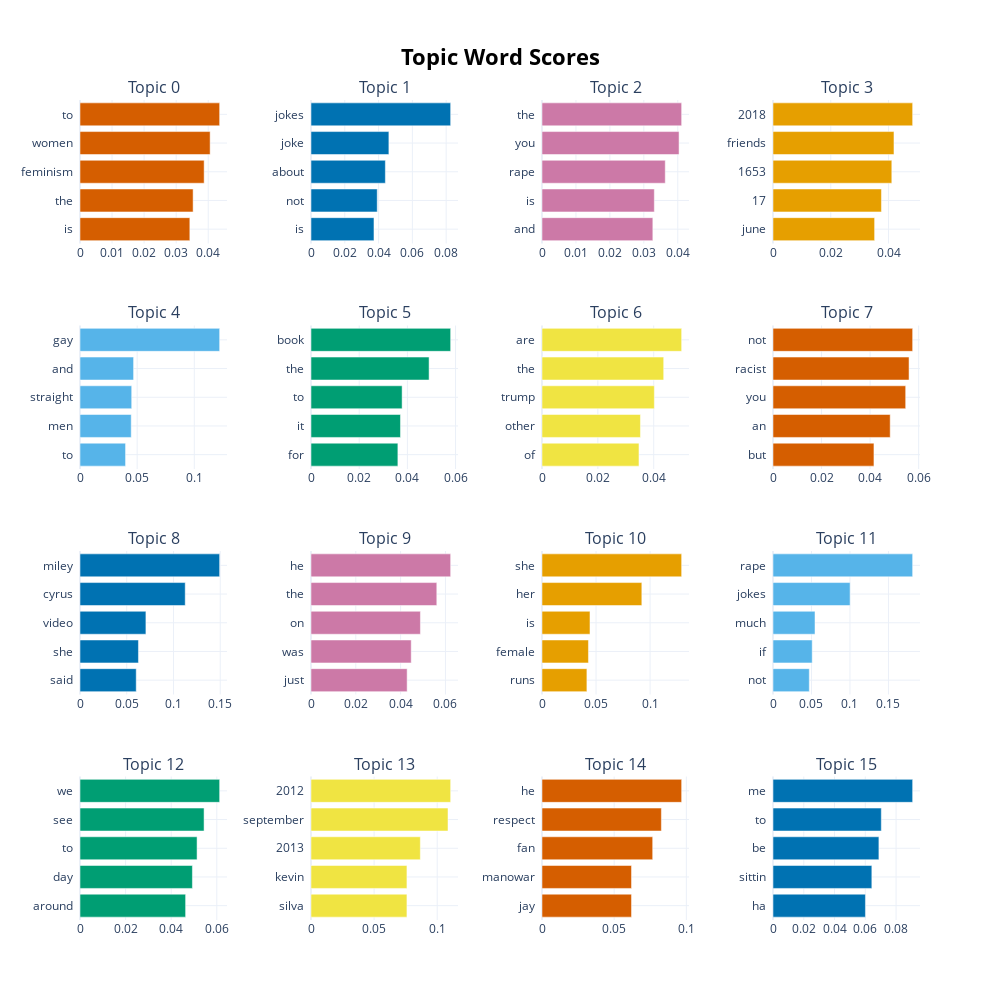

Notebook source saved alongside this figure:
### Code cell
raw_topic_models[1].visualize_barchart(top_n_topics=20)

### Figure 1 — Plotly figure (JSON) as saved in the notebook; plotly's stock layout.template omitted (floating-point values rounded to 4 significant figures)
{"data": [{"marker": {"color": "#D55E00"}, "orientation": "h", "type": "bar", "x": [0.03426, 0.03528, 0.03872, 0.04059, 0.04356], "xaxis": "x", "y": ["is  ", "the  ", "feminism  ", "women  ", "to  "], "yaxis": "y"}, {"marker": {"color": "#0072B2"}, "orientation": "h", "type": "bar", "x": [0.03728, 0.03921, 0.04401, 0.0461, 0.08265], "xaxis": "x2", "y": ["is  ", "not  ", "about  ", "joke  ", "jokes  "], "yaxis": "y2"}, {"marker": {"color": "#CC79A7"}, "orientation": "h", "type": "bar", "x": [0.03265, 0.03309, 0.03631, 0.04038, 0.04114], "xaxis": "x3", "y": ["and  ", "is  ", "rape  ", "you  ", "the  "], "yaxis": "y3"}, {"marker": {"color": "#E69F00"}, "orientation": "h", "type": "bar", "x": [0.03519, 0.03755, 0.04114, 0.04189, 0.04836], "xaxis": "x4", "y": ["june  ", "17  ", "1653  ", "friends  ", "2018  "], "yaxis": "y4"}, {"marker": {"color": "#56B4E9"}, "orientation": "h", "type": "bar", "x": [0.03987, 0.04484, 0.04524, 0.0469, 0.1222], "xaxis": "x5", "y": ["to  ", "men  ", "straight  ", "and  ", "gay  "], "yaxis": "y5"}, {"marker": {"color": "#009E73"}, "orientation": "h", "type": "bar", "x": [0.03606, 0.03714, 0.03781, 0.04901, 0.05796], "xaxis": "x6", "y": ["for  ", "it  ", "to  ", "the  ", "book  "], "yaxis": "y6"}, {"marker": {"color": "#F0E442"}, "orientation": "h", "type": "bar", "x": [0.03472, 0.03525, 0.04022, 0.04357, 0.04999], "xaxis": "x7", "y": ["of  ", "other  ", "trump  ", "the  ", "are  "], "yaxis": "y7"}, {"marker": {"color": "#D55E00"}, "orientation": "h", "type": "bar", "x": [0.04158, 0.04828, 0.05466, 0.05604, 0.05753], "xaxis": "x8", "y": ["but  ", "an  ", "you  ", "racist  ", "not  "], "yaxis": "y8"}, {"marker": {"color": "#0072B2"}, "orientation": "h", "type": "bar", "x": [0.06015, 0.06252, 0.07051, 0.1126, 0.1494], "xaxis": "x9", "y": ["said  ", "she  ", "video  ", "cyrus  ", "miley  "], "yaxis": "y9"}, {"marker": {"color": "#CC79A7"}, "orientation": "h", "type": "bar", "x": [0.04291, 0.04473, 0.04883, 0.05614, 0.06233], "xaxis": "x10", "y": ["just  ", "was  ", "on  ", "the  ", "he  "], "yaxis": "y10"}, {"marker": {"color": "#E69F00"}, "orientation": "h", "type": "bar", "x": [0.04155, 0.04298, 0.04441, 0.09237, 0.1292], "xaxis": "x11", "y": ["runs  ", "female  ", "is  ", "her  ", "she  "], "yaxis": "y11"}, {"marker": {"color": "#56B4E9"}, "orientation": "h", "type": "bar", "x": [0.04715, 0.05096, 0.05458, 0.1002, 0.1814], "xaxis": "x12", "y": ["not  ", "if  ", "much  ", "jokes  ", "rape  "], "yaxis": "y12"}, {"marker": {"color": "#009E73"}, "orientation": "h", "type": "bar", "x": [0.04632, 0.0493, 0.05135, 0.05442, 0.06125], "xaxis": "x13", "y": ["around  ", "day  ", "to  ", "see  ", "we  "], "yaxis": "y13"}, {"marker": {"color": "#F0E442"}, "orientation": "h", "type": "bar", "x": [0.07601, 0.07601, 0.08662, 0.1085, 0.1106], "xaxis": "x14", "y": ["silva  ", "kevin  ", "2013  ", "september  ", "2012  "], "yaxis": "y14"}, {"marker": {"color": "#D55E00"}, "orientation": "h", "type": "bar", "x": [0.06201, 0.06201, 0.07668, 0.08271, 0.09675], "xaxis": "x15", "y": ["jay  ", "manowar  ", "fan  ", "respect  ", "he  "], "yaxis": "y15"}, {"marker": {"color": "#0072B2"}, "orientation": "h", "type": "bar", "x": [0.06008, 0.06425, 0.06884, 0.0704, 0.09078], "xaxis": "x16", "y": ["ha  ", "sittin  ", "be  ", "to  ", "me  "], "yaxis": "y16"}], "layout": {"annotations": [{"font": {"size": 16}, "showarrow": false, "text": "Topic 0", "x": 0.0875, "xanchor": "center", "xref": "paper", "y": 1, "yanchor": "bottom", "yref": "paper"}, {"font": {"size": 16}, "showarrow": false, "text": "Topic 1", "x": 0.3625, "xanchor": "center", "xref": "paper", "y": 1, "yanchor": "bottom", "yref": "paper"}, {"font": {"size": 16}, "showarrow": false, "text": "Topic 2", "x": 0.6375, "xanchor": "center", "xref": "paper", "y": 1, "yanchor": "bottom", "yref": "paper"}, {"font": {"size": 16}, "showarrow": false, "text": "Topic 3", "x": 0.9125, "xanchor": "center", "xref": "paper", "y": 1, "yanchor": "bottom", "yref": "paper"}, {"font": {"size": 16}, "showarrow": false, "text": "Topic 4", "x": 0.0875, "xanchor": "center", "xref": "paper", "y": 0.725, "yanchor": "bottom", "yref": "paper"}, {"font": {"size": 16}, "showarrow": false, "text": "Topic 5", "x": 0.3625, "xanchor": "center", "xref": "paper", "y": 0.725, "yanchor": "bottom", "yref": "paper"}, {"font": {"size": 16}, "showarrow": false, "text": "Topic 6", "x": 0.6375, "xanchor": "center", "xref": "paper", "y": 0.725, "yanchor": "bottom", "yref": "paper"}, {"font": {"size": 16}, "showarrow": false, "text": "Topic 7", "x": 0.9125, "xanchor": "center", "xref": "paper", "y": 0.725, "yanchor": "bottom", "yref": "paper"}, {"font": {"size": 16}, "showarrow": false, "text": "Topic 8", "x": 0.0875, "xanchor": "center", "xref": "paper", "y": 0.45, "yanchor": "bottom", "yref": "paper"}, {"font": {"size": 16}, "showarrow": false, "text": "Topic 9", "x": 0.3625, "xanchor": "center", "xref": "paper", "y": 0.45, "yanchor": "bottom", "yref": "paper"}, {"font": {"size": 16}, "showarrow": false, "text": "Topic 10", "x": 0.6375, "xanchor": "center", "xref": "paper", "y": 0.45, "yanchor": "bottom", "yref": "paper"}, {"font": {"size": 16}, "showarrow": false, "text": "Topic 11", "x": 0.9125, "xanchor": "center", "xref": "paper", "y": 0.45, "yanchor": "bottom", "yref": "paper"}, {"font": {"size": 16}, "showarrow": false, "text": "Topic 12", "x": 0.0875, "xanchor": "center", "xref": "paper", "y": 0.175, "yanchor": "bottom", "yref": "paper"}, {"font": {"size": 16}, "showarrow": false, "text": "Topic 13", "x": 0.3625, "xanchor": "center", "xref": "paper", "y": 0.175, "yanchor": "bottom", "yref": "paper"}, {"font": {"size": 16}, "showarrow": false, "text": "Topic 14", "x": 0.6375, "xanchor": "center", "xref": "paper", "y": 0.175, "yanchor": "bottom", "yref": "paper"}, {"font": {"size": 16}, "showarrow": false, "text": "Topic 15", "x": 0.9125, "xanchor": "center", "xref": "paper", "y": 0.175, "yanchor": "bottom", "yref": "paper"}], "height": 1000, "hoverlabel": {"bgcolor": "white", "font": {"family": "Rockwell", "size": 16}}, "showlegend": false, "title": {"font": {"color": "Black", "size": 22}, "text": "<b>Topic Word Scores", "x": 0.5, "xanchor": "center", "yanchor": "top"}, "width": 1000, "xaxis": {"anchor": "y", "autorange": true, "domain": [0, 0.175], "range": [0, 0.04585], "showgrid": true, "type": "linear"}, "xaxis10": {"anchor": "y10", "autorange": true, "domain": [0.275, 0.45], "range": [0, 0.06561], "showgrid": true, "type": "linear"}, "xaxis11": {"anchor": "y11", "autorange": true, "domain": [0.55, 0.725], "range": [0, 0.136], "showgrid": true, "type": "linear"}, "xaxis12": {"anchor": "y12", "autorange": true, "domain": [0.825, 1], "range": [0, 0.191], "showgrid": true, "type": "linear"}, "xaxis13": {"anchor": "y13", "autorange": true, "domain": [0, 0.175], "range": [0, 0.06447], "showgrid": true, "type": "linear"}, "xaxis14": {"anchor": "y14", "autorange": true, "domain": [0.275, 0.45], "range": [0, 0.1165], "showgrid": true, "type": "linear"}, "xaxis15": {"anchor": "y15", "autorange": true, "domain": [0.55, 0.725], "range": [0, 0.1018], "showgrid": true, "type": "linear"}, "xaxis16": {"anchor": "y16", "autorange": true, "domain": [0.825, 1], "range": [0, 0.09556], "showgrid": true, "type": "linear"}, "xaxis2": {"anchor": "y2", "autorange": true, "domain": [0.275, 0.45], "range": [0, 0.087], "showgrid": true, "type": "linear"}, "xaxis3": {"anchor": "y3", "autorange": true, "domain": [0.55, 0.725], "range": [0, 0.04331], "showgrid": true, "type": "linear"}, "xaxis4": {"anchor": "y4", "autorange": true, "domain": [0.825, 1], "range": [0, 0.0509], "showgrid": true, "type": "linear"}, "xaxis5": {"anchor": "y5", "autorange": true, "domain": [0, 0.175], "range": [0, 0.1286], "showgrid": true, "type": "linear"}, "xaxis6": {"anchor": "y6", "autorange": true, "domain": [0.275, 0.45], "range": [0, 0.06101], "showgrid": true, "type": "linear"}, "xaxis7": {"anchor": "y7", "autorange": true, "domain": [0.55, 0.725], "range": [0, 0.05263], "showgrid": true, "type": "linear"}, "xaxis8": {"anchor": "y8", "autorange": true, "domain": [0.825, 1], "range": [0, 0.06055], "showgrid": true, "type": "linear"}, "xaxis9": {"anchor": "y9", "autorange": true, "domain": [0, 0.175], "range": [0, 0.1572], "showgrid": true, "type": "linear"}, "yaxis": {"anchor": "x", "autorange": true, "domain": [0.825, 1], "range": [-0.5, 4.5], "showgrid": true, "type": "category"}, "yaxis10": {"anchor": "x10", "autorange": true, "domain": [0.275, 0.45], "range": [-0.5, 4.5], "showgrid": true, "type": "category"}, "yaxis11": {"anchor": "x11", "autorange": true, "domain": [0.275, 0.45], "range": [-0.5, 4.5], "showgrid": true, "type": "category"}, "yaxis12": {"anchor": "x12", "autorange": true, "domain": [0.275, 0.45], "range": [-0.5, 4.5], "showgrid": true, "type": "category"}, "yaxis13": {"anchor": "x13", "autorange": true, "domain": [0, 0.175], "range": [-0.5, 4.5], "showgrid": true, "type": "category"}, "yaxis14": {"anchor": "x14", "autorange": true, "domain": [0, 0.175], "range": [-0.5, 4.5], "showgrid": true, "type": "category"}, "yaxis15": {"anchor": "x15", "autorange": true, "domain": [0, 0.175], "range": [-0.5, 4.5], "showgrid": true, "type": "category"}, "yaxis16": {"anchor": "x16", "autorange": true, "domain": [0, 0.175], "range": [-0.5, 4.5], "showgrid": true, "type": "category"}, "yaxis2": {"anchor": "x2", "autorange": true, "domain": [0.825, 1], "range": [-0.5, 4.5], "showgrid": true, "type": "category"}, "yaxis3": {"anchor": "x3", "autorange": true, "domain": [0.825, 1], "range": [-0.5, 4.5], "showgrid": true, "type": "category"}, "yaxis4": {"anchor": "x4", "autorange": true, "domain": [0.825, 1], "range": [-0.5, 4.5], "showgrid": true, "type": "category"}, "yaxis5": {"anchor": "x5", "autorange": true, "domain": [0.55, 0.725], "range": [-0.5, 4.5], "showgrid": true, "type": "category"}, "yaxis6": {"anchor": "x6", "autorange": true, "domain": [0.55, 0.725], "range": [-0.5, 4.5], "showgrid": true, "type": "category"}, "yaxis7": {"anchor": "x7", "autorange": true, "domain": [0.55, 0.725], "range": [-0.5, 4.5], "showgrid": true, "type": "category"}, "yaxis8": {"anchor": "x8", "autorange": true, "domain": [0.55, 0.725], "range": [-0.5, 4.5], "showgrid": true, "type": "category"}, "yaxis9": {"anchor": "x9", "autorange": true, "domain": [0.275, 0.45], "range": [-0.5, 4.5], "showgrid": true, "type": "category"}}}
